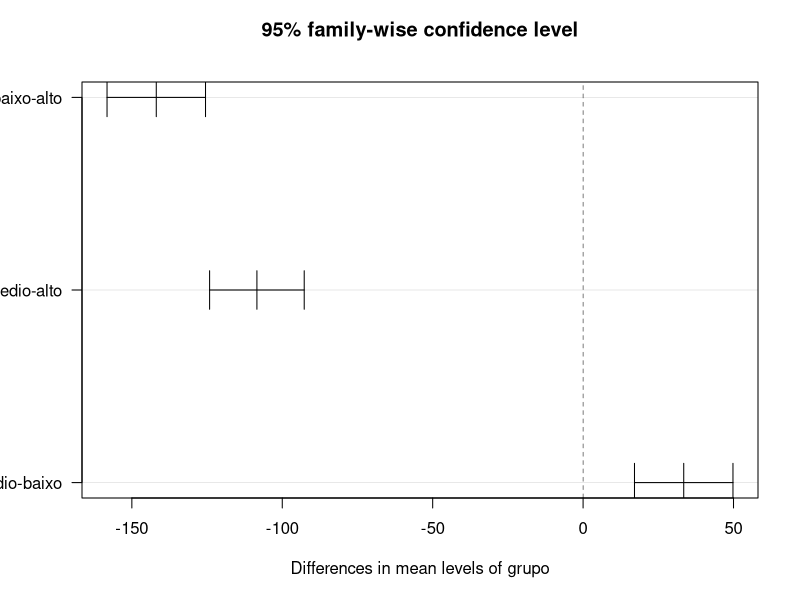
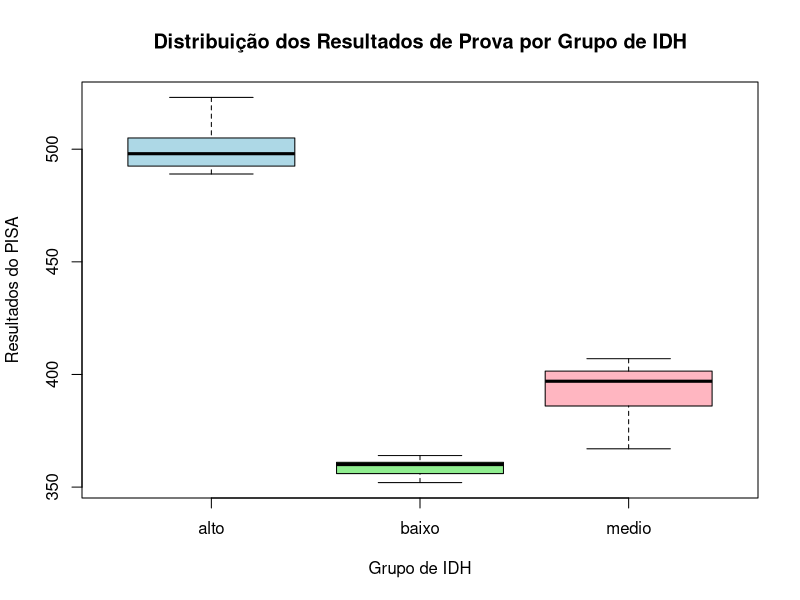

These charts were generated, in order, by the following R code:
# Dados
IDH_alto <- c(494, 506, 504, 489, 498, 523, 491)
IDH_medio <- c(401, 397, 402, 396, 407, 367, 376)
IDH_baixo <- c(356, 360, 364, 360, 361, 352)

# Criar um dataframe com os dados
dados <- data.frame(
  valor = c(IDH_alto, IDH_medio, IDH_baixo),
  grupo = factor(rep(c("alto", "medio", "baixo"), times = c(length(IDH_alto), length(IDH_medio), length(IDH_baixo))))
)

# Teste de normalidade de Shapiro-Wilk para cada grupo
shapiro_result <- by(dados$valor, dados$grupo, shapiro.test)
print("Resultados do Teste de Shapiro-Wilk:")
print(shapiro_result)

# Teste de homogeneidade de variância de Levene (usando a função native)
# Calcula a variância de cada grupo e compara
variancia_alto <- var(IDH_alto)
variancia_medio <- var(IDH_medio)
variancia_baixo <- var(IDH_baixo)

print("Variâncias dos grupos:")
print(c(variancia_alto, variancia_medio, variancia_baixo))

# Realizar a ANOVA
resultado_anova <- aov(valor ~ grupo, data = dados)
print("Resumo da ANOVA:")
summary(resultado_anova)

# Realizar o teste de Tukey para comparações múltiplas
resultado_tukey <- TukeyHSD(resultado_anova)
plot(resultado_tukey , las = 1)

print("Resultados do teste de Tukey:")
print(resultado_tukey)

# Gráfico de boxplot (usando funções básicas do R)
boxplot(valor ~ grupo, data = dados,
        main = "Distribuição dos Resultados de Prova por Grupo de IDH",
        xlab = "Grupo de IDH",
        ylab = "Resultados do PISA",
        col = c("lightblue", "lightgreen", "lightpink"))
